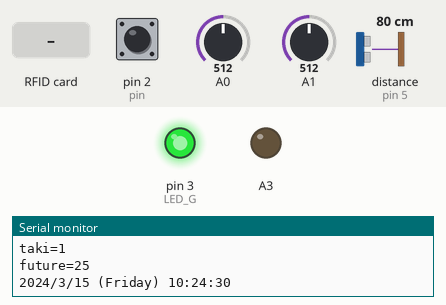
The sketch below on a simulated Arduino Uno, built with avr-gcc and run on an emulated ATmega328P. Parts: output pins drawn as LEDs (lit = HIGH), the last lines printed to the serial monitor. Wiring (inferred from the names in the program): ultrasonic range finder: trigger pin 4; echo pin 5. Inputs (shaded band) come from the test bench; at power-on: pin 2 (pin) HIGH, A0 = 512, A1 = 512, distance to the obstacle (sensor on pin 5) 80 cm. The echo pulse lasts 58.3 µs per cm; the local clock reads 2024-03-15 10:24:30 at power-on unless the sketch sets it; pins used as bus, display or sensor lines are not drawn.

Above: at 1.2 s.
1.3 s: RFID card ED D6 D6 73 held to the reader
At 2.1 s:
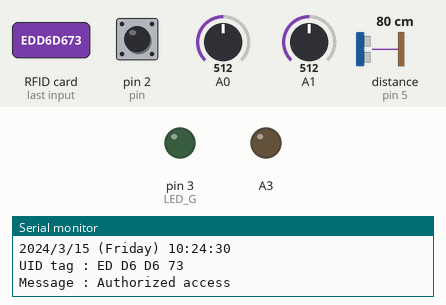
4.3 s: RFID card 5E 7A 19 C4 held to the reader
At 31.4 s:
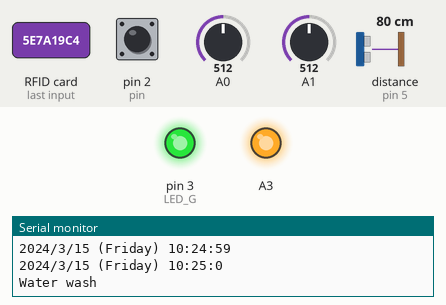
At 31.88 s:
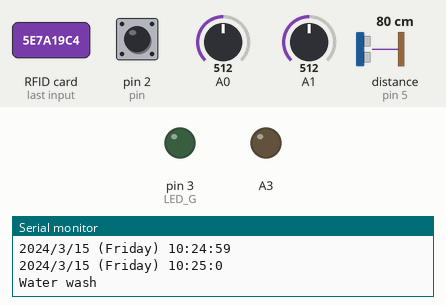
Timing chart, 0 to 32.1 s (numbered marks = the images above; inputs shaded):
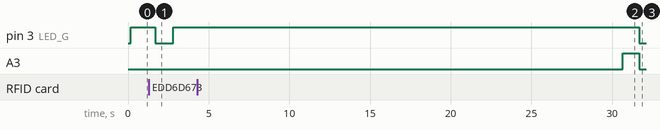

The sketch:

mergev10.ino
```cpp
#include<SoftwareSerial.h> //Included SoftwareSerial Library
//Started mySerial SoftwareSerial
SoftwareSerial mySerial(6,7);
#include "rfid.h"
int pin=2;
int access;
char id[1];
const int trigPin = 4;
const int echoPin = 5;
long duration;
int distance;
int counter, count1;
int current = 0;
int water;
int gas = 0;
int fn;
int gaslevel;
int waterlevel;
int dirtlevel;
int Y;
int laser;
int dirt1;


void setup() {
  //Serial mySerial Begin at 9600 Baud
  mySerial.begin(9600);
  Serial.begin(9600);
  pinMode(pin,INPUT);
  pinMode(trigPin, OUTPUT); // Sets the trigPin as an Output
  pinMode(echoPin, INPUT);
 // rtcsetup();
  rfidsetup();
  //rtcsetup();


}

void loop() {
  //rfidloop();
  access=digitalRead(pin);
  while(access==0){
     access=digitalRead(pin);
    }
    error();
 fn = dist();
  if (fn == 1) {
    while (fn == 1) {
      counter++;
      fn = dist();
      delay(1000);
    }
  }
  else {
    if (counter > 2) {
      count1 = count1 + 1;
      counter = 0;
      delay(10000);
      check();
      }

      Serial.print("count");
      Serial.println(count1);
      gaslevel=mq135();
      Serial.print("ppm=");
      Serial.println(gaslevel);
      waterlevel=level();
      Serial.print("taki=");
      Serial.println(waterlevel);

//      dirtlevel=dirt();
//      Serial.print("dirt=");
//      Serial.println(dirtlevel);
     if (gaslevel > 0 || waterlevel==0 ) {
        digitalWrite(3, HIGH);
        call();


      }
  }
  delay(1000);
}

void check(){
   fn = dist();
  if (fn == 1) {
    while (fn == 1) {
      counter++;
      fn = dist();
      delay(1000);
    }
    if (counter > 2) {
      count1 = count1 + 1;
      counter = 0;
      }
      delay(10000);
      check();
  }

      loop();
  }

void call(){
      id[0]='C';
      mySerial.write(id,1);
      delay(100);
      Serial.print("count");
      Serial.println(count1);
      mySerial.write(count1);
      delay(100);
      id[0]='G';
      mySerial.write(id,1);
      delay(100);
      Serial.print("ppm=");
      Serial.println(gaslevel);
      uint8_t gLSB = gaslevel;
      uint8_t gMSB = gaslevel >> 8;
      mySerial.write(gMSB);
      mySerial.write(gLSB);
      //mySerial.write(gaslevel);
      delay(100);
      id[0]='W';
      mySerial.write(id,1);
      delay(100);
      Serial.print("taki=");
      Serial.println(waterlevel);
      mySerial.write(waterlevel);
      //delay(2000);
      rfidloop();
      count1=0;

}


/////////
//////distance measurement
int dist() {
  digitalWrite(trigPin, LOW);
  delayMicroseconds(2);
  digitalWrite(trigPin, HIGH);
  delayMicroseconds(10);
  digitalWrite(trigPin, LOW);
  duration = pulseIn(echoPin, HIGH);
  distance = duration * 0.034 / 2;
  delay(100);
  if (distance <= 50)
  {
    current = 1;
  }
  else {
    current = 0;
  }
  return current;
}


////////air quality
int mq135()
{

  gas = analogRead(A0);
  return gas;
}


////////waterlevel
int level()
{

  water = analogRead(A1);
  Y=map(water,0,450,0,100);
  if(Y>70){
  return 1;
  }
  else if(Y<70){
    return 0;
  }

}


//////dirt
//int dirt()
//{
//  analogWrite(A2,255);
//  delay(1000);
//  dirt1=digitalRead(8);
//  analogWrite(A2,0);
//  return dirt1;
//}
void error(){
  int g1,w1;

   //char errw[5];
  g1=analogRead(A0);
  w1=analogRead(A1);
  if(g1==0||g1>1000||w1<100||w1>1000){
    id[0]='V';
      mySerial.write(id,1);
      delay(200);
      if(g1==0||g1>1000){
         int e=0;
         mySerial.write(e);
         Serial.println(e);
      }


  else if(w1<100||w1>1000){
   int e=1;
         mySerial.write(e);
         Serial.println(e);
      }
    delay(100);
  }
}
```

rfid.h
```cpp
#include <SPI.h>
#include <MFRC522.h>
#include <Wire.h>
#include "RTClib.h"
#define SS_PIN 10
#define RST_PIN 9
#define LED_G 3 //define green LED pin

RTC_DS1307 rtc;
char daysOfTheWeek[7][12] = {"Sunday", "Monday", "Tuesday", "Wednesday", "Thursday", "Friday", "Saturday"};
int minu=0,sinu=0;
MFRC522 mfrc522(SS_PIN, RST_PIN);   // Create MFRC522 instance.


void rfidsetup()
{
  Serial.begin(9600);
  //Serial.begin(9600);   // Initiate a serial communication
  SPI.begin();      // Initiate  SPI bus
  mfrc522.PCD_Init();   // Initiate MFRC522

  pinMode(LED_G, OUTPUT);

  //Serial.println("Put your card to the reader...");
  //Serial.println();

}


void rfidloop () {
  if (! rtc.begin()) {
    Serial.println("Couldn't find RTC");
    while (1);
  }

  if (! rtc.isrunning()) {
    Serial.println("RTC is NOT running!");


  }
  //rtc.adjust(DateTime(F(__DATE__), F(__TIME__)));

  DateTime now = rtc.now();
  DateTime future (now + TimeSpan(0,0,1,0));
  sinu=future.minute();
  Serial.print("future=");
  Serial.println(sinu);
  minu=now.minute();

  // Look for new cards
  while ( ! mfrc522.PICC_IsNewCardPresent())
  {
    DateTime now = rtc.now();
     Serial.print(now.year(), DEC);
    Serial.print('/');
    Serial.print(now.month(), DEC);
    Serial.print('/');
    Serial.print(now.day(), DEC);
    Serial.print(" (");
    Serial.print(daysOfTheWeek[now.dayOfTheWeek()]);
    Serial.print(") ");
    Serial.print(now.hour(), DEC);
    Serial.print(':');
    Serial.print(now.minute(), DEC);
    Serial.print(':');
    Serial.print(now.second(), DEC);
    Serial.println();
    minu=now.minute();
    if(minu==sinu){
      break;
    }
    delay(1000);
  }
  // Select one of the cards
  while( ! mfrc522.PICC_ReadCardSerial())
  {
    if(minu==sinu){
      break;
    }
   Serial.print("..");
  }

  if(minu==sinu){
    Serial.println("Water wash");
    analogWrite(A3,255);
    delay(1000);
    analogWrite(A3,0);
    digitalWrite(3,LOW);
  }
  else{
  //Show UID on serial monitor
  Serial.print("UID tag :");
  String content= "";
  byte letter;
  for (byte i = 0; i < mfrc522.uid.size; i++)
  {
     Serial.print(mfrc522.uid.uidByte[i] < 0x10 ? " 0" : " ");
     Serial.print(mfrc522.uid.uidByte[i], HEX);
     content.concat(String(mfrc522.uid.uidByte[i] < 0x10 ? " 0" : " "));
     content.concat(String(mfrc522.uid.uidByte[i], HEX));
  }
  Serial.println();
  Serial.print("Message : ");
  content.toUpperCase();
  if (content.substring(1) == "ED D6 D6 73") //change here the UID of the card/cards that you want to give access
  {
    Serial.println("Authorized access");
    Serial.println();
    //delay(500);

    digitalWrite(3, LOW);


    //delay(300);


    }
   }
   //delay(500);
  }
// sj=indexOf("ED D6 D6 73");
```

Measured:
- after the input at 1.3 s, pin 3 (LED_G): HIGH → LOW after 0.40 s, → HIGH 1.1 s later
- after the input at 4.3 s, pin 3 (LED_G): HIGH → LOW after 27.4 s instead of 26.8 s
